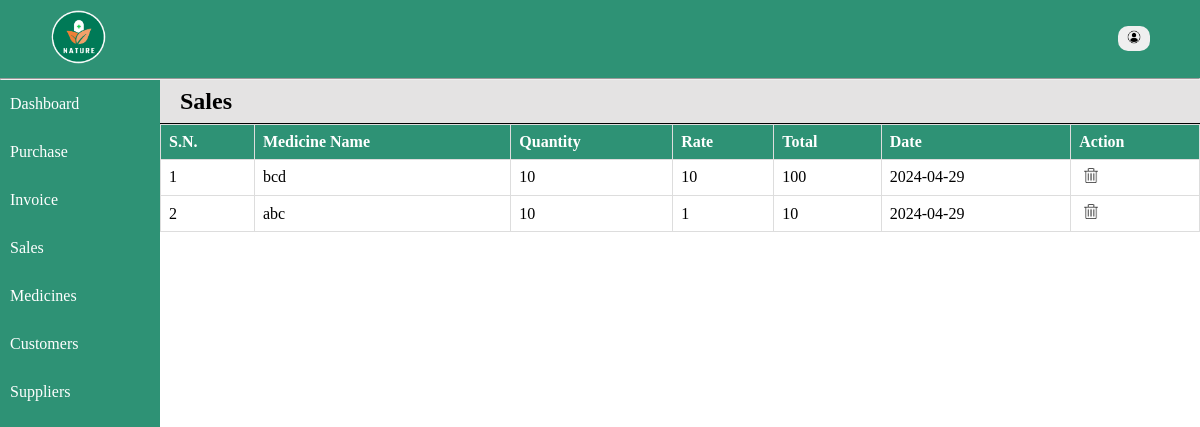
The page /home/sales.php (signed in) on the database its author committed.
### tables this page shows
CREATE TABLE `invoice` (
  `invoice_id` int(11) NOT NULL,
  `invoice_no` int(11) NOT NULL,
  `selling_quantity` int(11) NOT NULL,
  `selling_rate` int(11) NOT NULL,
  `selling_total` int(11) NOT NULL,
  `selling_date` date NOT NULL,
  `customer_id` int(11) DEFAULT NULL,
  `medicine_id` int(11) NOT NULL
);

CREATE TABLE `medicine` (
  `medicine_id` int(11) NOT NULL,
  `name` varchar(128) NOT NULL,
  `category` varchar(128) NOT NULL,
  `medicine_quantity` int(8) NOT NULL,
  `medicine_price` int(11) NOT NULL,
  `medicine_total` int(11) NOT NULL,
  `expiry` date NOT NULL,
  `purchase_date` date NOT NULL,
  `vendor_id` int(11) NOT NULL
);

### home/sales.php (the view, shortened to what this page needs)
<?php
include "../includes/database.php";
$sql = "select * from invoice inner join medicine on invoice.medicine_id = medicine.medicine_id order by selling_date DESC";
$result = mysqli_query($conn, $sql);
$records = mysqli_fetch_all($result, MYSQLI_ASSOC);session_start();
?>
<!DOCTYPE html>
<html lang="en">
<head>
    <link rel="stylesheet" href="../styles/style.css">
</head>
<body>
<div class="container">
<?php include '../includes/nav.php'; ?>
<div class="main">
    <?php include '../includes/menu.php'; ?>
    <div class="content-wrapper">
        <div class="records sales">
        <h2>Sales</h2>
        <table class="table">
            <tr>
                <th>S.N.</th>
                <th>Medicine Name</th>
                <th>Quantity</th>
                <th>Rate</th>
                <th>Total</th>
                <th>Date</th>
                <th>Action</th>
            </tr>
            <?php if(!empty($records)): ?>
                <?php foreach($records as $key => $record): ?>
                    <tr>
                        <td><?= $key+1; ?></td>
                        <td><?= $record['name']; ?></td>
                        <td><?= $record['selling_quantity']; ?></td>
                        <td><?= $record['selling_rate']; ?></td>
                        <td><?= $record['selling_total']; ?></td>
                        <td><?= $record['selling_date']; ?></td>
                        <td><a href="../includes/delete.php?id=<?= $record['invoice_id']; ?>&location=sales&table=invoice"><img src="../images/delete-icon.png" alt="delete" style="width: 14px;" class="action-btn"></a></td>
                    </tr>
                <?php endforeach; ?>
                <?php endif; ?>
        </table>
        </div>
    </div>
</div>
</body>
</html>

### styles/style.css (style rules this page uses)
* { padding: 0; margin: 0; box-sizing: border-box; }
:root { --primary-color: rgba(0, 122, 87, 0.821); --secondary-color: rgba(106, 205, 177, 0.821); }
body { overflow: hidden; }
.container { color: #fff; }
a { text-decoration: none; color: #fff; }
.main { background: #fff; display: flex; }
.content-wrapper { width: 100%; color: #000; }
.records { width: 100%; color: #000; }
.records h2 { display: block; padding: 8px 20px; border-bottom: 1px solid black; background-color: rgb(228, 227, 227); }
.table { width: 100%; border-collapse: collapse; }
.table tr { width: 100%; }
.table th { padding: 12px 0; text-align: left; background-color: var(--primary-color); color: white; }
.table td, .table th { padding: 8px; border: 1px solid #ddd; }
.action-btn { margin: 0 5px; }
.bill-table td, th { border: 1px solid black; }

### rows shown on the page
invoice: medicine.name "bcd", selling_quantity "10", selling_rate "10", selling_total "100", selling_date "2024-04-29"
invoice: medicine.name "abc", selling_quantity "10", selling_rate "1", selling_total "10", selling_date "2024-04-29"
